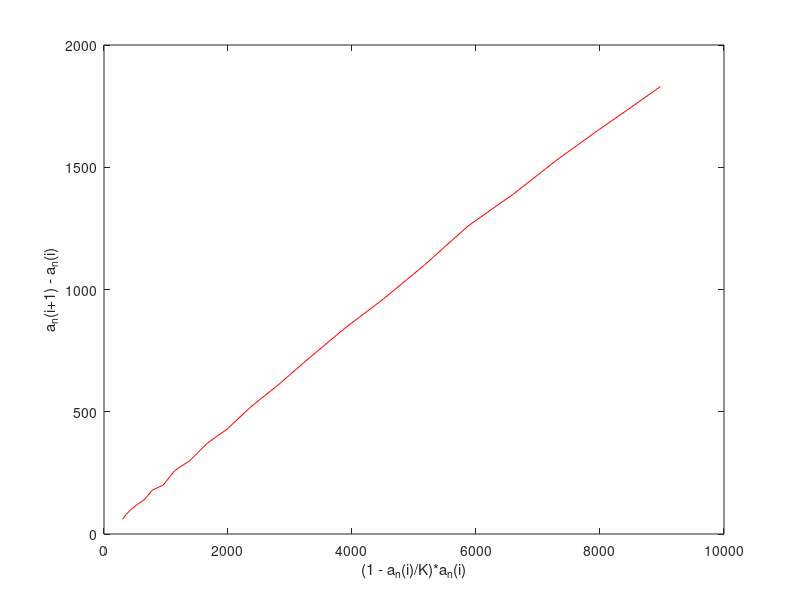
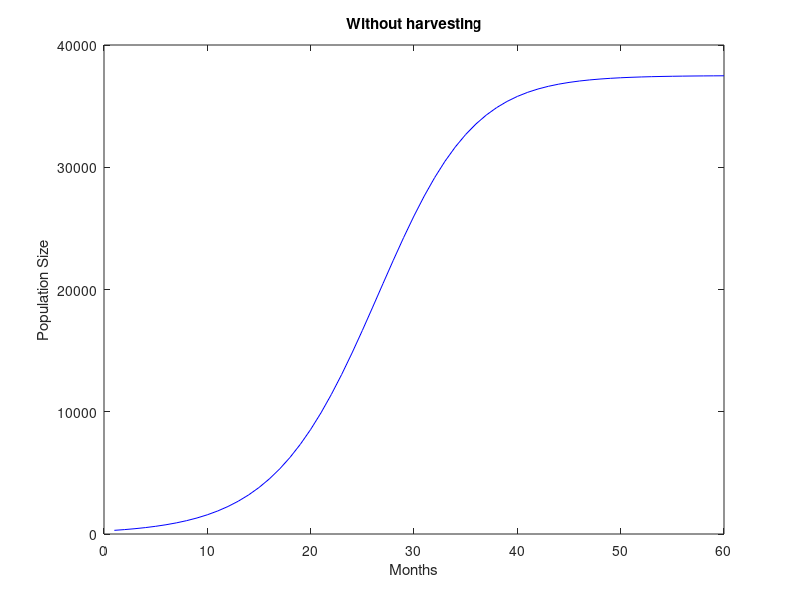
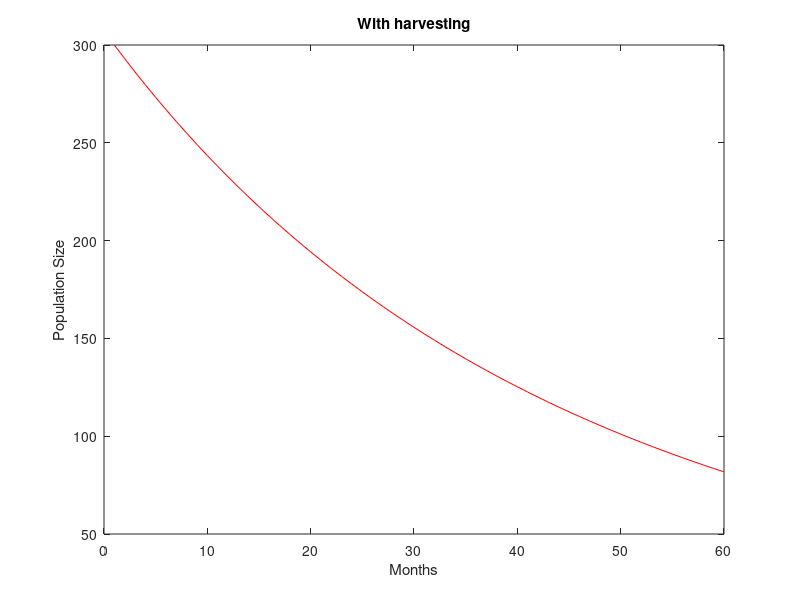
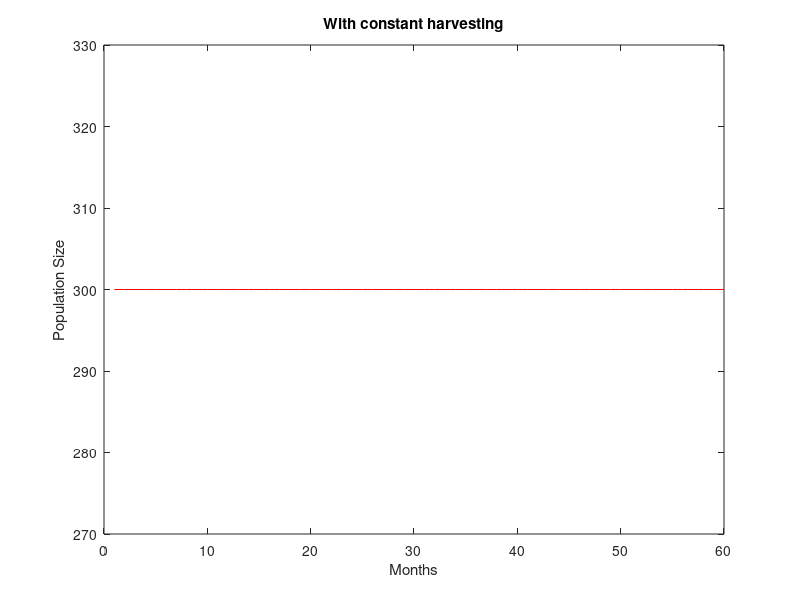

The MATLAB source for these figures, in order:
clear all;

# Worksheet_6

a_n=[300,360,440,540,660,800,980,1180,1440,1740,2110,2540,3060,3670,4390,5230,6190,7290,8550,9940,11470,13120,14870,16700];
k = 37500

% q3
for i = 1:23
    delta_a_n(i) = a_n(i+1)-a_n(i);
    x_n(i) = a_n(i)*(1-a_n(i)/k);
end
delta_a_n
x_n

figure 1
plot(x_n, delta_a_n, '-r')
xlabel('(1 - a_n(i)/K)*a_n(i)')
ylabel('a_n(i+1) - a_n(i)')

p = polyfit(x_n,delta_a_n,1)
r = p(1)

% q4
months = 1:60
for i = 1:59
    a_n_pred(1)=300;
    a_n_pred(i+1) = a_n_pred(i)+(r*a_n_pred(i)*(1-a_n_pred(i)/k));
end
a_n_pred

figure 2
plot(months, a_n_pred, '-b')
title('Without harvesting')
xlabel('Months')
ylabel('Population Size')

% q5
r = 0.4

for i = 1:59
    a_n_2(1) = 300;
    a_n_2(i+1) = a_n_2(i)+(r*a_n_2(i)*(1-a_n_2(i)/k))-(0.42*a_n_2(i));
end
a_n_2
p = a_n_2(42)

figure 3
plot(months,a_n_2, '-r')
title('With harvesting')
xlabel('Months')
ylabel('Population Size')

% q7

for i = 1:59
    a_n_3(1) = 300;
    a_n_3(i+1) = a_n_3(i)+(r*a_n_3(i)*(1-a_n_3(i)/k))-(r*a_n_3(i)*(1-a_n_3(i)/k));
end
a_n_3

figure 4
plot(months,a_n_3, '-r')
title('With constant harvesting')
xlabel('Months')
ylabel('Population Size')

figure 5
plot(a_n, '-r')

